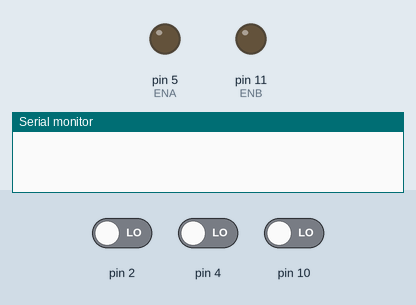
Recording of a sketch running on a simulated Arduino Uno, built with avr-gcc and run on an emulated ATmega328P. On the bench: output pins drawn as LEDs (lit = HIGH), the last lines printed to the serial monitor. The inputs (shaded band) are chosen by the test bench; at power-on: pin 2 LOW, pin 4 LOW, pin 10 LOW.

Above: at 1.2 s.
1.3 s: pin 2 driven HIGH
At 1.8 s:
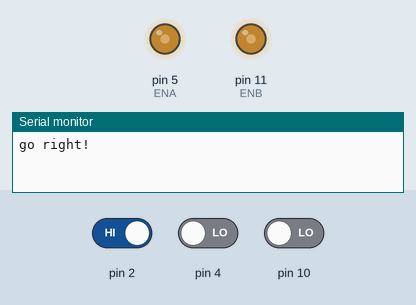
2.8 s: pin 2 driven LOW and pin 4 driven HIGH
4.7 s: pin 4 driven LOW and pin 10 driven HIGH
Timing chart, 0 to 7.7 s (numbered marks = the images above; inputs shaded):
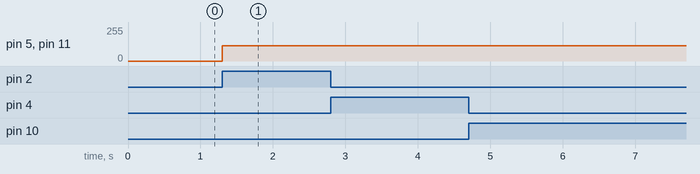

Measured:
- after the input at 1.3 s, pin 5 (ENA), pin 11 (ENB): 0/255 → 115/255 at once

The sketch:

Line_tracking_car.ino
```cpp
//www.elegoo.com

#define LT1 digitalRead(10)
#define LT2 digitalRead(4)
#define LT3 digitalRead(2)

#define ENA 5
#define ENB 11
#define IN1 6
#define IN2 7
#define IN3 8
#define IN4 9

#define ABS 115

void forward(){
  analogWrite(ENA, ABS);
  analogWrite(ENB, ABS);
  digitalWrite(IN1, HIGH);
  digitalWrite(IN2, LOW);
  digitalWrite(IN3, LOW);
  digitalWrite(IN4, HIGH);
  Serial.println("go forward!");
}

void back(){
  analogWrite(ENA, ABS);
  analogWrite(ENB, ABS);
  digitalWrite(IN1, LOW);
  digitalWrite(IN2, HIGH);
  digitalWrite(IN3, HIGH);
  digitalWrite(IN4, LOW);
  Serial.println("go back!");
}

void left(){
  analogWrite(ENA, ABS);
  analogWrite(ENB, ABS);
  digitalWrite(IN1, HIGH);
  digitalWrite(IN2, LOW);
  digitalWrite(IN3, HIGH);
  digitalWrite(IN4, LOW);
  Serial.println("go left!");
}

void right(){
  analogWrite(ENA, ABS);
  analogWrite(ENB, ABS);
  digitalWrite(IN1, LOW);
  digitalWrite(IN2, HIGH);
  digitalWrite(IN3, LOW);
  digitalWrite(IN4, HIGH);
  Serial.println("go right!");
}

void stop(){
   digitalWrite(ENA, LOW);
   digitalWrite(ENB, LOW);
   Serial.println("Stop!");
}

void setup(){
  Serial.begin(9600);
}

void loop() {
  if(LT2){
    forward();
  }
  else if(LT1) {
    left();
    while(LT1);
  }
  else if(LT3) {
    right();
    while(LT3);
  }
}
```
